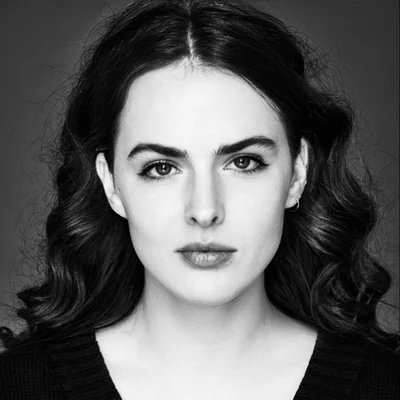
#> input picture assets/profile/anna-demeshko-400.webp, 400 x 400 px
$ python generate-social-preview.py
#> lines starting #> are read from the running program, lines starting #| are printed output that depends on the picture
"""Build 1200 × 630 social cards matching the current portfolio homepages.

Requires Pillow, fonttools and brotli. Uses the site's own handwritten font.
Run: python scripts/generate-social-preview.py
SOCIAL_FONT_DIR can override the directory with DejaVu Sans fonts.
"""
from io import BytesIO
from pathlib import Path
import os
from PIL import Image, ImageDraw, ImageFont, ImageOps
from fontTools.ttLib import TTFont

ROOT = Path(__file__).resolve().parents[1]
S = 2
FONT = Path(os.environ.get('SOCIAL_FONT_DIR', '/usr/share/fonts/truetype/dejavu'))
PINK = '#ed2e8e'
BLACK = '#090909'
BLUE = '#0d79ff'


def handwritten(size):
    font = TTFont(ROOT / 'assets/fonts/covered-by-your-grace.woff2')
    font.flavor = None
    stream = BytesIO()
    font.save(stream)
    stream.seek(0)
    return ImageFont.truetype(stream, size * S)


def render(lang, pink=False):
#> called with lang = 'en', pink = True
    bg = PINK if pink else '#fcfcfd'
    ink = BLACK if pink else '#202124'
    muted = BLACK if pink else '#666a73'
    accent = BLACK if pink else BLUE
    canvas = Image.new('RGB', (1200*S, 630*S), bg)
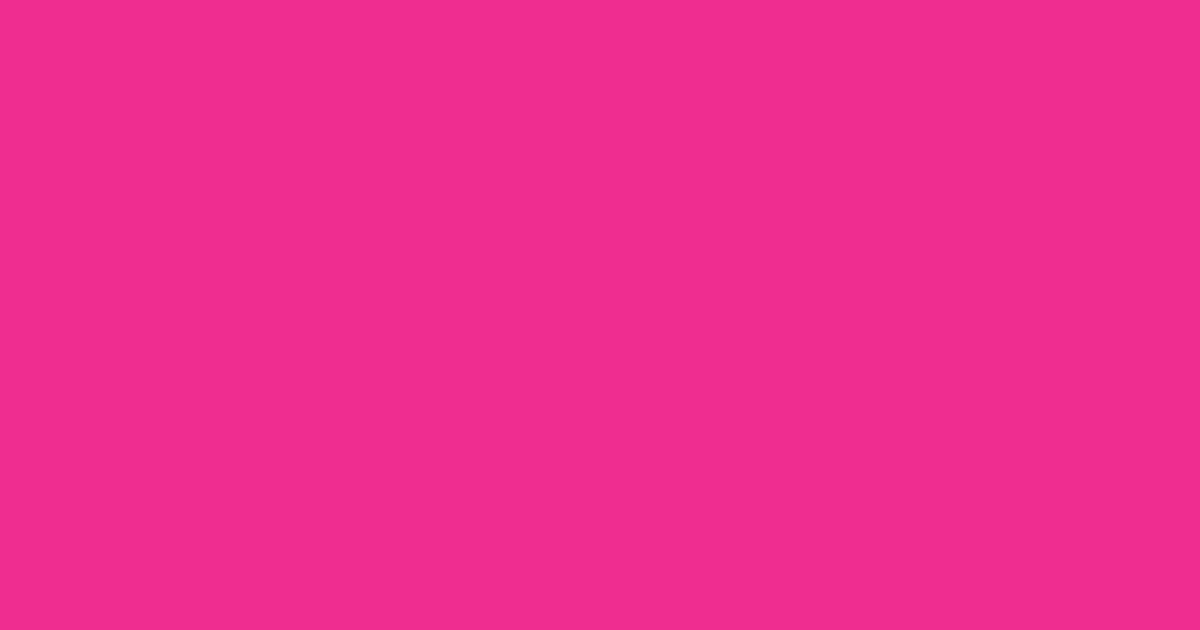
#> canvas: PIL image 2400x1260 RGB (shown at 1/2 size); mean R, G, B 237, 46, 142
    d = ImageDraw.Draw(canvas)

    def rect(box, fill, radius=0):
        d.rounded_rectangle(tuple(int(v*S) for v in box), radius*S, fill)

    def text(x, y, value, size=24, color=ink, bold=False, hand=False):
        f = handwritten(size) if hand else ImageFont.truetype(
            str(FONT / ('DejaVuSans-Bold.ttf' if bold else 'DejaVuSans.ttf')), size*S)
        d.text((x*S, y*S), value, font=f, fill=color)
        return d.textlength(value, font=f)/S

    portrait = Image.open(ROOT/'assets/profile/anna-demeshko-400.webp').convert('RGB')
#> portrait is the input picture: PIL image 400x400 RGB; mean R, G, B 92.5, 92.5, 92.5
    if pink:
        portrait = ImageOps.grayscale(portrait).convert('RGB')
    portrait = portrait.resize((72*S, 72*S), Image.Resampling.LANCZOS)
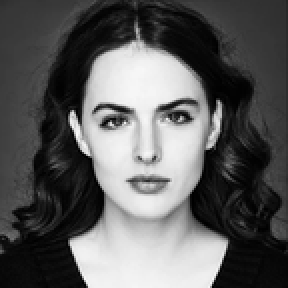
#> portrait: PIL image 144x144 RGB (shown 2 times larger); min 0, max 251, mean 92.5
    canvas.paste(portrait, (64*S, 54*S))
    text(154, 59, 'АННА ДЕМЕШКО' if lang == 'ru' else 'ANNA DEMESHKO', 17, bold=True)
    text(154, 89, 'Портфолио · 2026' if lang == 'ru' else 'Portfolio · 2026', 17, muted)

    if pink:
        text(60, 158, 'ANNA', 96, hand=True)
        text(60, 247, 'DEMESHKO', 96, hand=True)
        # The homepage's black selection highlight and white handles.
        rect((64, 368, 386, 413), BLACK)
        text(70, 372, 'Product Designer', 32, 'white')
        lines = ['I turn complex flows', 'into products that feel effortless.']
        # The three theme choices from the current English homepage.
        for label, x, selected in [('PINK', 880, True), ('WHITE', 973, False), ('BLACK', 1080, False)]:
            if selected:
                rect((x-9, 55, x+70, 95), BLACK)
            text(x, 52, label, 27, 'white' if selected else BLACK, hand=True)
    else:
        text(60, 177, 'Анна' if lang == 'ru' else 'Anna', 74, bold=True)
        text(60, 261, 'Демешко' if lang == 'ru' else 'Demeshko', 66, bold=True)
        rect((64, 368, 386, 413), '#d7e7ff')
        text(70, 372, 'Product Designer', 32)
        lines = (['Распутываю сложные сценарии.', 'Делаю продукты понятнее.'] if lang == 'ru'
                 else ['I untangle complex flows.', 'And make products feel simple.'])
    handle = 'white' if pink else BLUE
    for x, top, bottom in [(64, 360, 413), (386, 368, 421)]:
        d.line((x*S, top*S, x*S, bottom*S), fill=handle, width=2*S)
    for x, y in [(64, 360), (386, 421)]:
        d.ellipse(((x-4)*S, (y-4)*S, (x+4)*S, (y+4)*S), fill=handle)
    for i, line in enumerate(lines):
        text(64, 445+i*33, line, 23, muted)
    text(64, 557, 'B2B · B2C · Cybersecurity · AI', 19, muted)

    # Preserve the complete REMATE artwork, without an extra panel or crop.
    source = Image.open(ROOT/'assets/remate/cover-transparent-v6.png').convert('RGBA')
    source.thumbnail((710*S, 400*S), Image.Resampling.LANCZOS)
    canvas.paste(source, (470*S, 140*S), source)
    d = ImageDraw.Draw(canvas)
    d.polygon([(1030*S, 493*S), (1040*S, 524*S), (1048*S, 512*S), (1062*S, 508*S)], fill=accent)
    rect((1052, 519, 1138, 551), accent, radius=7)
    text(1063, 524, 'Аня' if lang == 'ru' else 'Anna', 17, 'white', True)
    filename = f'portfolio-{lang}-{"pink" if pink else "light"}-v6.png'
    canvas.resize((1200, 630), Image.Resampling.LANCZOS).save(ROOT/'assets/social'/filename, optimize=True)
    print(filename)


if __name__ == '__main__':
#> (the run stopped early here; a loop or call above may not have finished)
